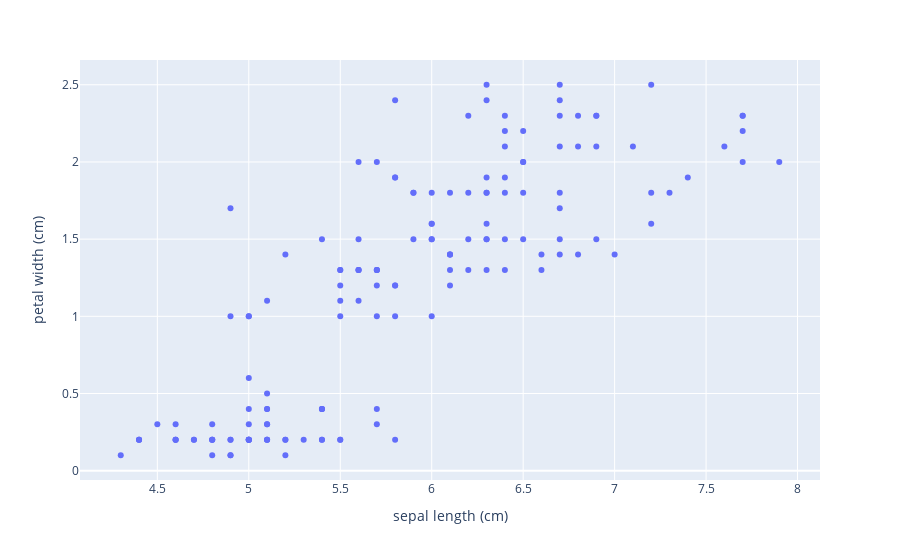

Notebook source saved alongside this figure:
### Code cell
fig=px.scatter(df,x='sepal length (cm)',y='petal width (cm)')
fig.show()

### Figure 1 — Plotly figure (JSON) as saved in the notebook; plotly's stock layout.template omitted (floating-point values rounded to 4 significant figures; data arrays with more than 128 entries replaced by an {"elided": "..."} marker saying what was removed)
{"data": [{"hovertemplate": "sepal length (cm)=%{x}<br>petal width (cm)=%{y}<extra></extra>", "legendgroup": "", "marker": {"color": "#636efa", "symbol": "circle"}, "mode": "markers", "name": "", "orientation": "v", "showlegend": false, "type": "scatter", "x": {"elided": "150 float values"}, "xaxis": "x", "y": {"elided": "150 float values"}, "yaxis": "y"}], "layout": {"legend": {"tracegroupgap": 0}, "margin": {"t": 60}, "xaxis": {"anchor": "y", "domain": [0, 1], "title": {"text": "sepal length (cm)"}}, "yaxis": {"anchor": "x", "domain": [0, 1], "title": {"text": "petal width (cm)"}}}}
